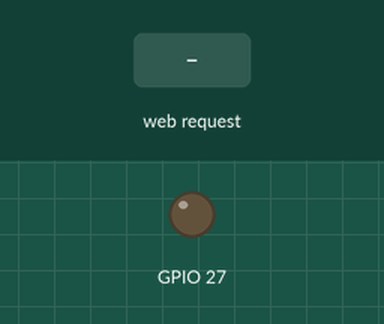
Recording of a sketch running on a simulated ESP32. Shown: output pins drawn as LEDs (lit = HIGH). The test bench sets the inputs (shaded band). What the sketch prints to the serial monitor is not drawn.

Above: at 1.2 s.
1.3 s: HTTP request GET /on received
At 2.5 s:
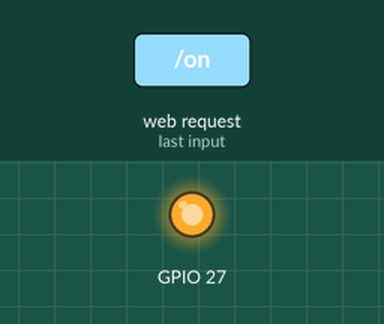
2.8 s: HTTP request GET /off received
At 3.6 s:
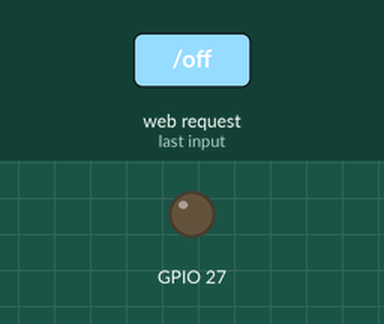
Timing chart, 0 to 5.8 s (numbered marks = the images above; inputs shaded):
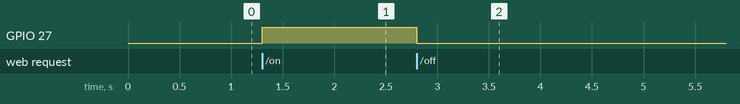

Measured:
- after the input at 1.3 s, GPIO 27: LOW → HIGH at once
- after the input at 2.8 s, GPIO 27: HIGH → LOW at once

The sketch:

Sirene_TCC_APMode_ver.01.ino
```cpp
#include <WiFi.h>
#include <WiFiClient.h>
#include <WiFiAP.h>
#include <WebServer.h>
#include <ESPmDNS.h>

#define LED_BUILTIN 2   //Configura o pino do LED embutido

//Configura o nome da rede sem fio que será criada
const char *ssid = "Sirene TCC";

//Configura a senha de proteção da rede sem fio
// ATENÇÃO a qtd mínima de 8 caracteres da senha
const char *password = "yourPassword";

WebServer server(80);

void setup(void) {
 pinMode(27, OUTPUT);


 //Configura o baudrate da comunicação serial
 Serial.begin(115200);

 //Você pode remover o parâmetro de senha, caso deseje criar uma rede sem senha
 WiFi.softAP(ssid, password);
 IPAddress myIP = WiFi.softAPIP();
 Serial.print("SSID: ");
 Serial.println(ssid);
 Serial.print("AP IP address: ");
 Serial.println(myIP);
 server.begin();

 Serial.println("Servidor Iniciado");

 if (MDNS.begin("esp32")) {
   Serial.println("MDNS responder started");
 }

 server.on("/", handleRoot);

 server.on("/on", handleOn);

 server.on("/off", handleOff);

 /*server.on("/inline", []() {
   server.send(200, "text/plain", "this works as well");
 });*/

 server.onNotFound(handleNotFound);

 server.begin();
 Serial.println("HTTP server started");
}

void loop(void) {
 server.handleClient();
 delay(2);//allow the cpu to switch to other tasks
}

void handleRoot() {
 String html = "";
 html+= "<style>a {font-size:40px; background-color:#CCCCCC;}</style>";
 html+= "<meta charset='UTF-8'>";
 html += "<h1>Exemplo de SoftAP da Sirene de TCC do IFRJ campus Niterói</h1>";
 html += "Clique <a href=\"/off\">aqui</a> para ligar o LED.<br><br><br>";
 html += "Clique <a href=\"/on\">aqui</a></h2> para desligar o LED.";

 html += "<h3>Orientadores: Luiz Oliveira, Vitor Gabriel e Hélvio Jeronimo Junior</h3><br>";
 html += "<h3>Autores: Miguel Ramos Gil, Michael Monteiro de Lima e Pedro Henrique Biega Lopes Bandeira</h3>";
 server.send(200, "text/html", html);
}

void handleOn() {
 digitalWrite(27, 1);
 handleRoot();
}

void handleOff() {
 digitalWrite(27, 0);
 handleRoot();
}

void handleNotFound() {
 digitalWrite(27, 1);
 String message = "File Not Found\n\n";
 message += "URI: ";
 message += server.uri();
 message += "\nMethod: ";
 message += (server.method() == HTTP_GET) ? "GET" : "POST";
 message += "\nArguments: ";
 message += server.args();
 message += "\n";
 for (uint8_t i = 0; i < server.args(); i++) {
   message += " " + server.argName(i) + ": " + server.arg(i) + "\n";
 }
 server.send(404, "text/plain", message);
 digitalWrite(27, 0);
}
```
